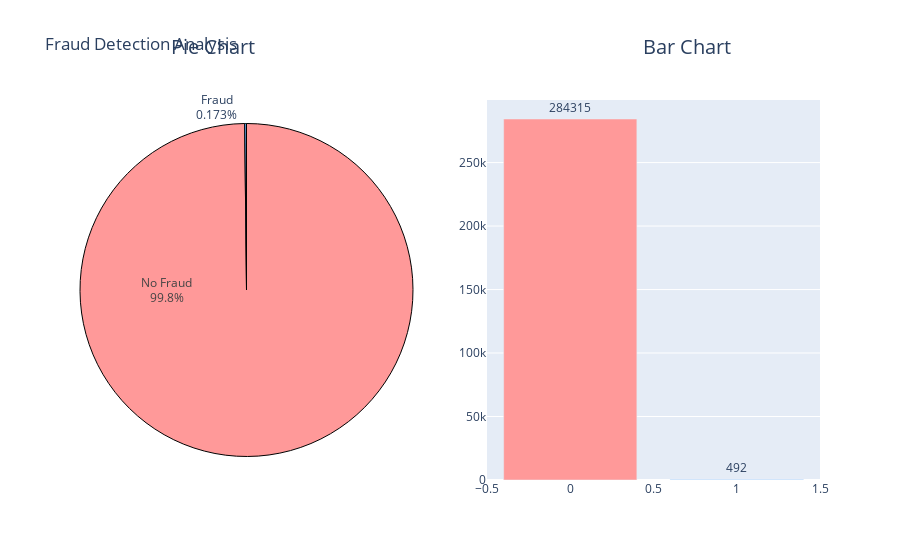

The cell this chart's notebook holds for it:
### Code cell
import plotly.graph_objects as go
from plotly.subplots import make_subplots

fraud_percentage = len(data[data['Class'] == 1]) / len(data) * 100
nofraud_percentage = len(data[data['Class'] == 0]) / len(data) * 100
percentages = [nofraud_percentage, fraud_percentage]

colors = ['#ff9999', '#66b3ff']

pie_chart = go.Pie(labels=['No Fraud', 'Fraud'], values=percentages,
                   marker=dict(colors=colors, line=dict(color='black', width=1)),
                   textinfo='label+percent', insidetextorientation='radial')

fraud_counts = data['Class'].value_counts().reset_index()
fraud_counts.columns = ['Class', 'Count']
bar_chart = go.Bar(x=fraud_counts['Class'], y=fraud_counts['Count'],
                   marker=dict(color=colors), text=fraud_counts['Count'], textposition='outside')

fig = make_subplots(rows=1, cols=2, subplot_titles=("Pie Chart", "Bar Chart"),
                    specs=[[{"type": "domain"}, {"type": "xy"}]])

fig.add_trace(pie_chart, row=1, col=1)
fig.add_trace(bar_chart, row=1, col=2)

fig.update_layout(title_text="Fraud Detection Analysis",
                  annotations=[
                      dict(text='Pie Chart', x=0.18, y=1.1, font_size=20, showarrow=False),
                      dict(text='Bar Chart', x=0.82, y=1.1, font_size=20, showarrow=False)
                  ],
                  showlegend=False)

fig.show()

### Figure 1 — Plotly figure (JSON) as saved in the notebook; plotly's stock layout.template omitted (floating-point values rounded to 4 significant figures)
{"data": [{"domain": {"x": [0, 0.45], "y": [0, 1]}, "insidetextorientation": "radial", "labels": ["No Fraud", "Fraud"], "marker": {"colors": ["#ff9999", "#66b3ff"], "line": {"color": "black", "width": 1}}, "textinfo": "label+percent", "type": "pie", "values": [99.83, 0.1727]}, {"marker": {"color": ["#ff9999", "#66b3ff"]}, "text": [284315, 492], "textposition": "outside", "type": "bar", "x": [0, 1], "xaxis": "x", "y": [284315, 492], "yaxis": "y"}], "layout": {"annotations": [{"font": {"size": 20}, "showarrow": false, "text": "Pie Chart", "x": 0.18, "xanchor": "center", "xref": "paper", "y": 1.1, "yanchor": "bottom", "yref": "paper"}, {"font": {"size": 20}, "showarrow": false, "text": "Bar Chart", "x": 0.82, "xanchor": "center", "xref": "paper", "y": 1.1, "yanchor": "bottom", "yref": "paper"}], "showlegend": false, "title": {"text": "Fraud Detection Analysis"}, "xaxis": {"anchor": "y", "domain": [0.55, 1]}, "yaxis": {"anchor": "x", "domain": [0, 1]}}}
